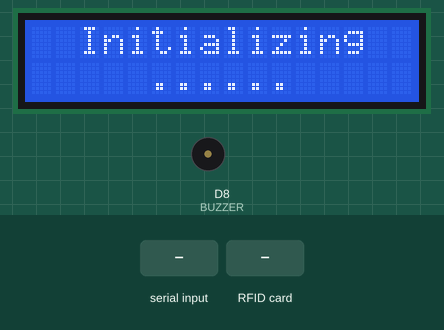
A sketch run on a simulated ESP8266 (NodeMCU). Shown: 16×2 character LCD, buzzer (waves = sounding, pin HIGH). Inputs (shaded band) come from the test bench. WiFi joins after 1.5 s; servers stay silent unless stated; what the sketch prints to the serial monitor is not drawn.

Above: at 2.6 s.
At 6.2 s:
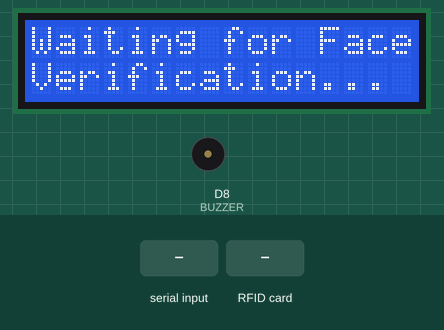
6.3 s: "1\n" received over Serial
At 7.1 s:
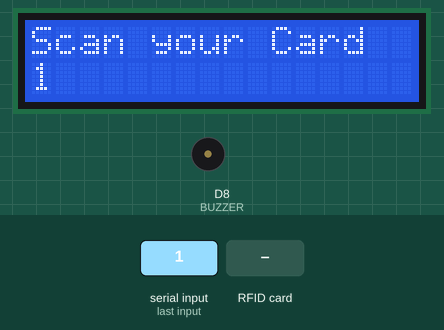
7.8 s: RFID card 5E 7A 19 C4 held to the reader
At 10.1 s:
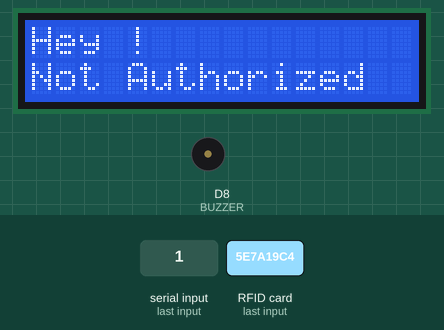
Timing chart, 0 to 11.6 s (numbered marks = the images above; inputs shaded):
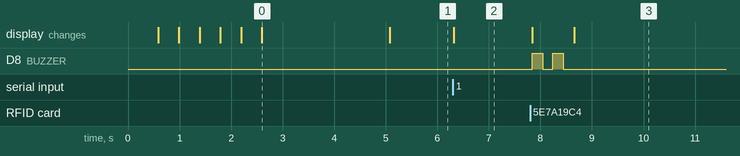

The sketch:

RFID_Attendance_GoogleSheets.ino
```cpp
// Smart Attendance System with Face Trigger + RFID + Google Sheets
// ✅ ESP8266 + RFID + I2C LCD (Clean Serial for Python Integration)

#include <SPI.h>
#include <MFRC522.h>
#include <Arduino.h>
#include <ESP8266WiFi.h>
#include <ESP8266HTTPClient.h>
#include <WiFiClientSecureBearSSL.h>
#include <Wire.h>
#include <LiquidCrystal_PCF8574.h>

//-----------------------------------------
#define RST_PIN  D3
#define SS_PIN   D4
#define BUZZER   D8
//-----------------------------------------
MFRC522 mfrc522(SS_PIN, RST_PIN);
MFRC522::MIFARE_Key key;
MFRC522::StatusCode status;
//-----------------------------------------
int blockNum = 2;
byte bufferLen = 18;
byte readBlockData[18];
//-----------------------------------------
bool isLoggedIn = false;
String currentUser = "";
unsigned long loginTime = 0;
//-----------------------------------------
unsigned long lastScanTime = 0;
//-----------------------------------------
void ReadDataFromBlock(int blockNum, byte readBlockData[]);
//-----------------------------------------
String authorizedUser = "";
bool sessionCompleted = false;
//-----------------------------------------
String card_holder_name;
const String sheet_url = "https://script.google.com/macros/s/AKfycbykMLbhr4gLAfqN1zOt327U9YLm2KMK9XM-RjSmnkTAjEvzLiKttjogOYa3b1gqBQg1xg/exec";

//-----------------------------------------
#define WIFI_SSID "Vineeth's S24"
#define WIFI_PASSWORD "vineethmenon"

//-----------------------------------------
LiquidCrystal_PCF8574 lcd(0x27);  // I2C LCD address
bool rfidEnabled = false;         // Controlled by Python

/****************************************************************************************************
 * setup() function
 ****************************************************************************************************/
void setup()
{
  delay(500);
  Serial.begin(115200);
  Serial.setDebugOutput(false); // ✅ Disable WiFi debug logs
  Serial.flush();               // ✅ Clear any previous buffer

  Serial.println("\n================================");
  Serial.println("✅ NodeMCU Booting...");
  Serial.println("================================");

  // ✅ Initialize LCD
  lcd.begin(16, 2);
  lcd.setBacklight(255);
  lcd.clear();
  lcd.setCursor(0, 0);
  lcd.print("  Initializing  ");
  for (int a = 5; a <= 10; a++) {
    lcd.setCursor(a, 1);
    lcd.print(".");
    delay(400);
  }

  // ✅ WiFi Setup with timeout
  Serial.print("Connecting to WiFi");
  WiFi.begin(WIFI_SSID, WIFI_PASSWORD);
  uint32_t startAttempt = millis();
  while (WiFi.status() != WL_CONNECTED && millis() - startAttempt < 15000) {
    Serial.print(".");
    delay(300);
  }

  if (WiFi.status() == WL_CONNECTED) {
    Serial.println();
    Serial.println("WiFi connected!");
    Serial.print("IP address: ");
    Serial.println(WiFi.localIP());
  } else {
    Serial.println("\n⚠️ WiFi not connected! Will retry in loop.");
  }

  // ✅ Setup buzzer
  pinMode(BUZZER, OUTPUT);

  // ✅ Initialize SPI + RFID
  SPI.begin();
  mfrc522.PCD_Init();
  delay(500);

  lcd.clear();
  lcd.setCursor(0, 0);
  lcd.print("Waiting for Face");
  lcd.setCursor(0, 1);
  lcd.print("Verification...");

  Serial.println("NODEMCU_READY"); // 🔹 Python will wait for this
}

/****************************************************************************************************
 * loop() function
 ****************************************************************************************************/
void loop()
{
  // Step 1: Check Serial for START command from Python
  if (Serial.available()) {
    String command = Serial.readStringUntil('\n');
    command.trim();

    if (command.length() > 0) {
  authorizedUser = command;
  authorizedUser.toUpperCase();  // ensure uppercase

// 🔥 RESET SESSION HERE
  sessionCompleted = false;
  rfidEnabled = true;

  Serial.println("Authorized User: " + authorizedUser);

  lcd.clear();
  lcd.setCursor(0, 0);
  lcd.print("Scan your Card");
  lcd.setCursor(0, 1);
  lcd.print(authorizedUser);  // show name below
}
  }

  // Step 2: If RFID is enabled, scan card
  if (rfidEnabled && !sessionCompleted) {
  // 📡 CHECK CARD
    if (!mfrc522.PICC_IsNewCardPresent() || !mfrc522.PICC_ReadCardSerial()) {
      return;  // No card yet
    }
    if (millis() - lastScanTime < 7000) { //delay of 7 seconds after scanning
  Serial.println("Wait before next scan");
  return;
   }

    // ✅ Card detected: print UID
    Serial.print("Card UID:");
    for (byte i = 0; i < mfrc522.uid.size; i++) {
      Serial.print(" ");
      if (mfrc522.uid.uidByte[i] < 0x10) Serial.print("0");
      Serial.print(mfrc522.uid.uidByte[i], HEX);
    }
    Serial.println();

    lcd.clear();
    lcd.setCursor(0, 0);
    lcd.print("Card Detected!");

    Serial.println(F("Reading last data from RFID..."));
    ReadDataFromBlock(blockNum, readBlockData);

    Serial.print(F("Last data in RFID block "));
    Serial.print(blockNum);
    Serial.print(F(" --> "));
    for (int j = 0; j < 16; j++) {
      Serial.write(readBlockData[j]);
    }
    Serial.println();

    lcd.clear();
    lcd.setCursor(0, 0);
    lcd.print("Hey " + String((char*)readBlockData) + "!");

    // Beep Buzzer
    for(int i=0; i<2; i++) {
      digitalWrite(BUZZER, HIGH); delay(200);
      digitalWrite(BUZZER, LOW);  delay(200);
    }

    // Step 3: Send to Google Sheets
    if (WiFi.status() == WL_CONNECTED) {
      String userName = "";
for (int i = 0; i < 16; i++) {
  if (readBlockData[i] != 0) {
    userName += (char)readBlockData[i];
  }
}
userName.trim();

// UNAUTHORIZED ACCESS STOPPAGE

userName.toUpperCase();
authorizedUser.toUpperCase();

// 🔐 Identity check
if (userName != authorizedUser) {
  Serial.println("Identity Mismatch!");

  lcd.setCursor(0, 1);
  lcd.print("Not Authorized   ");

  return;  // stop further execution
}

// 🔁 HYBRID LOGIN-LOGOUT LOGIC
if (!isLoggedIn) {
  // ================= LOGIN =================
  currentUser = userName;
  loginTime = millis();
  lastScanTime = millis();
  isLoggedIn = true;

  Serial.println("[INFO] LOGIN SUCCESS");

  lcd.setCursor(0, 1);
  lcd.print("                ");
  lcd.setCursor(0, 1);
  lcd.print("Login Success");

  std::unique_ptr<BearSSL::WiFiClientSecure>client(new BearSSL::WiFiClientSecure);
  client->setInsecure();

  String url = sheet_url + "?name=" + userName + "&type=login";
  Serial.println("Sending data to Google Sheets...");

  HTTPClient https;
  if (https.begin(*client, url)) {
    int httpCode = https.GET();
    Serial.printf("Login Code: %d\n", httpCode);
    https.end();
  }
}

else if (userName == currentUser) {
  // ================= LOGOUT =================
  unsigned long logoutTime = millis();
  unsigned long duration = (logoutTime - loginTime) / 1000;

  lastScanTime = millis();


  Serial.println("[INFO] LOGOUT SUCCESS");
  Serial.print("Duration (sec): ");
  Serial.println(duration);


  lcd.setCursor(0, 1);
  lcd.print("                ");
  lcd.setCursor(0, 1);
  lcd.print("Logout Success");

  isLoggedIn = false;
  currentUser = "";
  sessionCompleted = true;   // 🔥 STOP further scanning
  rfidEnabled = false;

  std::unique_ptr<BearSSL::WiFiClientSecure>client(new BearSSL::WiFiClientSecure);
  client->setInsecure();

  String url = sheet_url + "?name=" + userName + "&type=logout&duration=" + String(duration);
  Serial.println("Sending data to Google Sheets...");

  HTTPClient https;
  if (https.begin(*client, url)) {
    int httpCode = https.GET();
    Serial.printf("Logout Code: %d\n", httpCode);
    https.end();
  }
    Serial.println("SESSION_COMPLETE");
    lcd.clear();
lcd.setCursor(0, 0);
lcd.print("Session Complete");
lcd.setCursor(0, 1);
lcd.print("Restart System");
}

else {
  // ================= WRONG USER =================
  Serial.println("Different user detected!");

  lcd.setCursor(0, 1);
  lcd.print("                ");
  lcd.setCursor(0, 1);
  lcd.print("Wrong Card!");
}
    }

    // ✅ Inform via Serial for debugging
    mfrc522.PICC_HaltA();
    mfrc522.PCD_StopCrypto1();

    // Step 4: Disable RFID until next face verification
    // rfidEnabled = false;
// Keep RFID ON for continuous scanning
   // Serial.println("Ready for next scan...");
    delay(1000);
  }
}

/****************************************************************************************************
 * ReadDataFromBlock() function
 ****************************************************************************************************/
void ReadDataFromBlock(int blockNum, byte readBlockData[])
{
  for (byte i = 0; i < 6; i++) {
    key.keyByte[i] = 0xFF;
  }

  status = mfrc522.PCD_Authenticate(MFRC522::PICC_CMD_MF_AUTH_KEY_A, blockNum, &key, &(mfrc522.uid));
  if (status != MFRC522::STATUS_OK){
     Serial.print("Authentication failed for Read: ");
     Serial.println(mfrc522.GetStatusCodeName(status));
     return;
  } else {
    Serial.println("Authentication success");
  }

  status = mfrc522.MIFARE_Read(blockNum, readBlockData, &bufferLen);
  if (status != MFRC522::STATUS_OK) {
    Serial.print("Reading failed: ");
    Serial.println(mfrc522.GetStatusCodeName(status));
    return;
  } else {
    Serial.println("Block was read successfully");
  }
}
```

Measured:
- after the input at 6.3 s, the display: changes at once (image 2)
- after the input at 7.8 s, D8 (BUZZER): alternates HIGH for 0.20 s and LOW for 0.20 s, 4 changes in all, then stays LOW, starting at once; the display: first changes at once (image 3 shows a later state)
- what the display in image 0 shows lasts 2.5 s, from 2.6 s to 5.1 s
